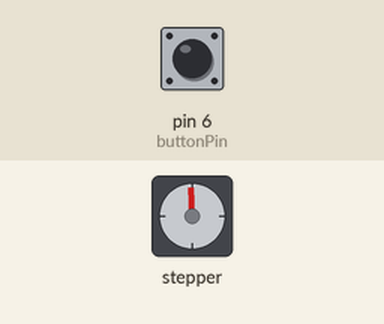
A sketch run on a simulated Arduino Uno, built with avr-gcc and run on an emulated ATmega328P. Shown: stepper motor. The test bench sets the inputs (shaded band); at power-on: pin 6 (buttonPin) HIGH. Stepper angles assume 2048 steps per turn.

Above: at 0.15 s.
At 6.54 s:
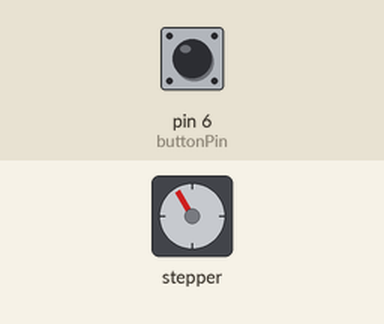
6.8 s: pin 6 (buttonPin) pulled LOW for 3 s
At 7.14 s:
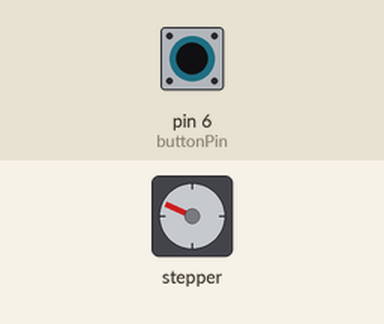
Timing chart, 0 to 24.0 s (numbered marks = the images above; inputs shaded):
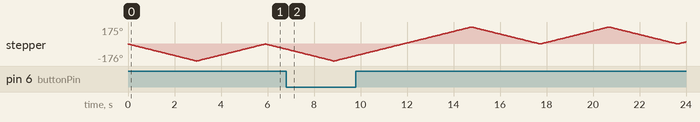

The sketch:

StepperMotor.ino
```cpp
#include <Stepper.h>
int stepsPerRevolution = 2048;
int motSpeed=10;
int dt = 100;
int buttonPin = 6;
int buttonVal;
int buttonNew;
int buttonOld = 1;
int motDir = 1000;
Stepper myStepper(stepsPerRevolution, 8,10,9,11);

void setup() {
  // put your setup code here, to run once:
  Serial.begin(9600);
  myStepper.setSpeed(motSpeed);
  pinMode(buttonPin,INPUT);
  digitalWrite(buttonPin,HIGH);

}

void loop() {
  // put your main code here, to run repeatedly:
  buttonNew=digitalRead(buttonPin);
  if (buttonOld==1 && buttonVal==0){
    motDir=motDir*(-1);
  }
  myStepper.step(motDir*1);

  buttonOld=buttonNew;
}
```
